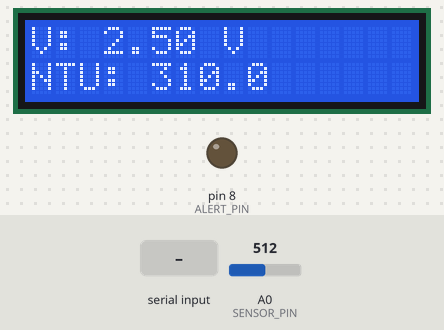
A program run on a simulated Arduino Uno, built with avr-gcc and run on an emulated ATmega328P. Parts: 16×2 character LCD, output pins drawn as LEDs (lit = HIGH). Inputs (shaded band) come from the test bench; at power-on: A0 (SENSOR_PIN) = 512. What the program prints to the serial monitor is not drawn.

Above: at 1.8 s.
1.9 s: "A" received over Serial
At 3.1 s:
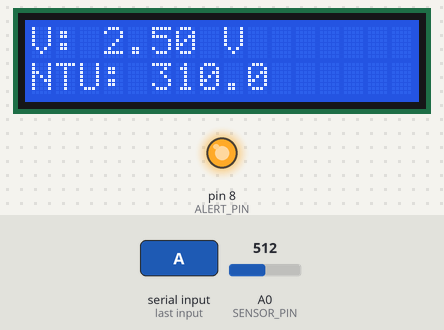
3.4 s: A0 (SENSOR_PIN) set to 716
At 3.8 s:
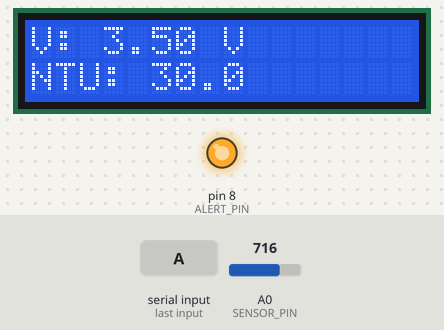
5.0 s: A0 (SENSOR_PIN) set to 900
At 6.9 s:
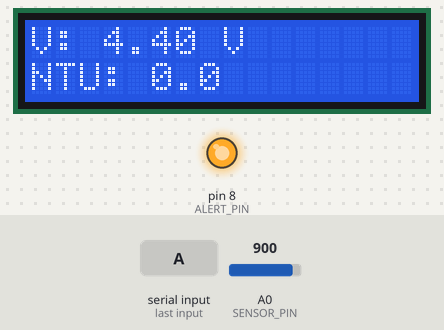
7.2 s: "S" received over Serial
At 8.4 s:
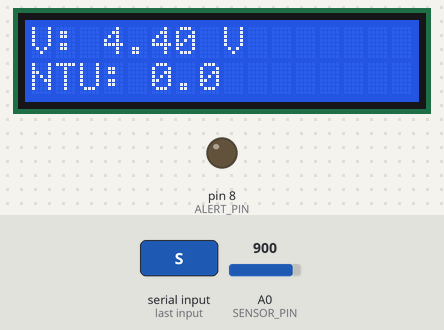
8.7 s: A0 (SENSOR_PIN) set to 1010
At 10.3 s:
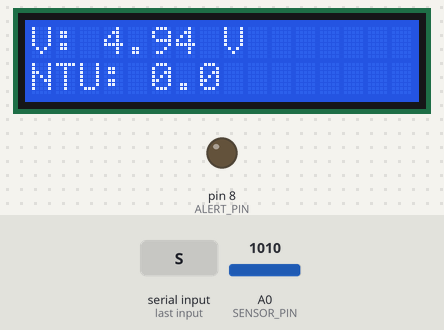
Timing chart, 0 to 11.6 s (numbered marks = the images above; inputs shaded):
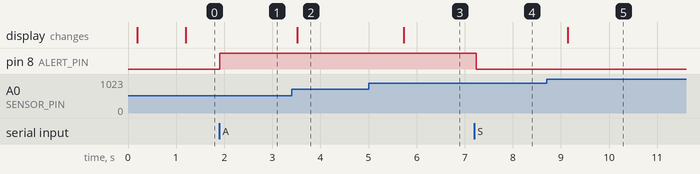

The program:

main.cpp
```cpp
#include <Arduino.h>
#include <Wire.h>
#include <LiquidCrystal_I2C.h>

// Pin definitions
#define SENSOR_PIN A0
#define ALERT_PIN 8
#define LCD_ADDR 0x27
#define LCD_COLS 16
#define LCD_ROWS 2

// Sensor parameters
const float U0 = 3600.0; // Reference voltage at 0 NTU (mV)
const float VCC = 5000.0; // Arduino supply voltage (mV)
const float ADC_MAX_COUNT = 1023.0; // ADC resolution

// Timing
unsigned long lastReading = 0;
const unsigned long READING_INTERVAL = 1000; // Update every 1 second
const unsigned long STARTUP_DELAY = 100; // Sensor startup time (ms)

// Initialize I2C LCD
LiquidCrystal_I2C lcd(LCD_ADDR, LCD_COLS, LCD_ROWS);

// Read average voltage to reduce noise
float readSensorVoltage(uint16_t samples = 15, uint16_t delayMs = 5) {
  uint32_t sum = 0;
  for (uint16_t i = 0; i < samples; i++) {
    sum += analogRead(SENSOR_PIN);
    delay(delayMs);
  }
  float avg = sum / (float)samples;
  return (avg / ADC_MAX_COUNT) * VCC; // Convert to mV
}

// Convert voltage to NTU based on sample code calibration
float voltageToNTU(float voltage) {
  float f = voltage / U0;
  float ntu;
  if (f >= 0.98 && f <= 1.0) {
    ntu = 0.0; // Clear water or no water
  } else {
    ntu = map(f * 100, 0, 100, 1000, 0); // Map to 0–1000 NTU
  }
  if (ntu < 0.0) ntu = 0.0;
  if (ntu > 1000.0) ntu = 1000.0; // Constrain to sensor range
  return ntu;
}

void setup() {
  // Initialize pins
  pinMode(SENSOR_PIN, INPUT);
  pinMode(ALERT_PIN, OUTPUT);
  digitalWrite(ALERT_PIN, LOW);

  // Initialize Serial
  Serial.begin(9600);

  // Initialize LCD
  lcd.init();
  lcd.backlight();
  lcd.setCursor(0, 0);
  lcd.print("Cam bien do duc nuoc");
  lcd.setCursor(0, 1);
  lcd.print("Khoi dong...");
  delay(STARTUP_DELAY);
  lcd.clear();

  // Không in thông báo khởi động để tránh làm nhiễu dữ liệu
}

void loop() {
  // Handle incoming serial commands from PC
  if (Serial.available() > 0) {
    char cmd = (char)Serial.read();
    if (cmd == 'A') {
      digitalWrite(ALERT_PIN, HIGH);
      Serial.println("ACK:A");
    } else if (cmd == 'S') {
      digitalWrite(ALERT_PIN, LOW);
      Serial.println("ACK:S");
    }
  }

  if (millis() - lastReading >= READING_INTERVAL) {
    // Read sensor voltage
    float voltage = readSensorVoltage(15, 5);
    float ntu = voltageToNTU(voltage);

    // Send data to Python GUI (Chỉ gửi 1 dòng này)
    Serial.print("Vôn:");
    Serial.print(voltage, 0); // Send voltage in mV (integer)
    Serial.print(",Độ đục:");
    Serial.println(ntu, 2);

    // Update LCD
    lcd.clear();
    lcd.setCursor(0, 0);
    lcd.print("V: ");
    lcd.print(voltage / 1000.0, 2); // Display in V
    lcd.print(" V   ");
    lcd.setCursor(0, 1);
    lcd.print("NTU: ");
    lcd.print(ntu, 1);
    lcd.print("    ");

    lastReading = millis();
  }

  // delay(100) này không ảnh hưởng nhiều, có thể giữ lại
  delay(100); // Prevent overwhelming serial
}
```

Measured:
- after the input at 1.9 s, pin 8 (ALERT_PIN): LOW → HIGH at once
- after the input at 3.4 s, the display: changes after 0.12 s (image 2)
- after the input at 5.0 s, the display: changes after 0.73 s (image 3)
- after the input at 7.2 s, pin 8 (ALERT_PIN): HIGH → LOW at once
- after the input at 8.7 s, the display: changes after 0.45 s (image 5)
